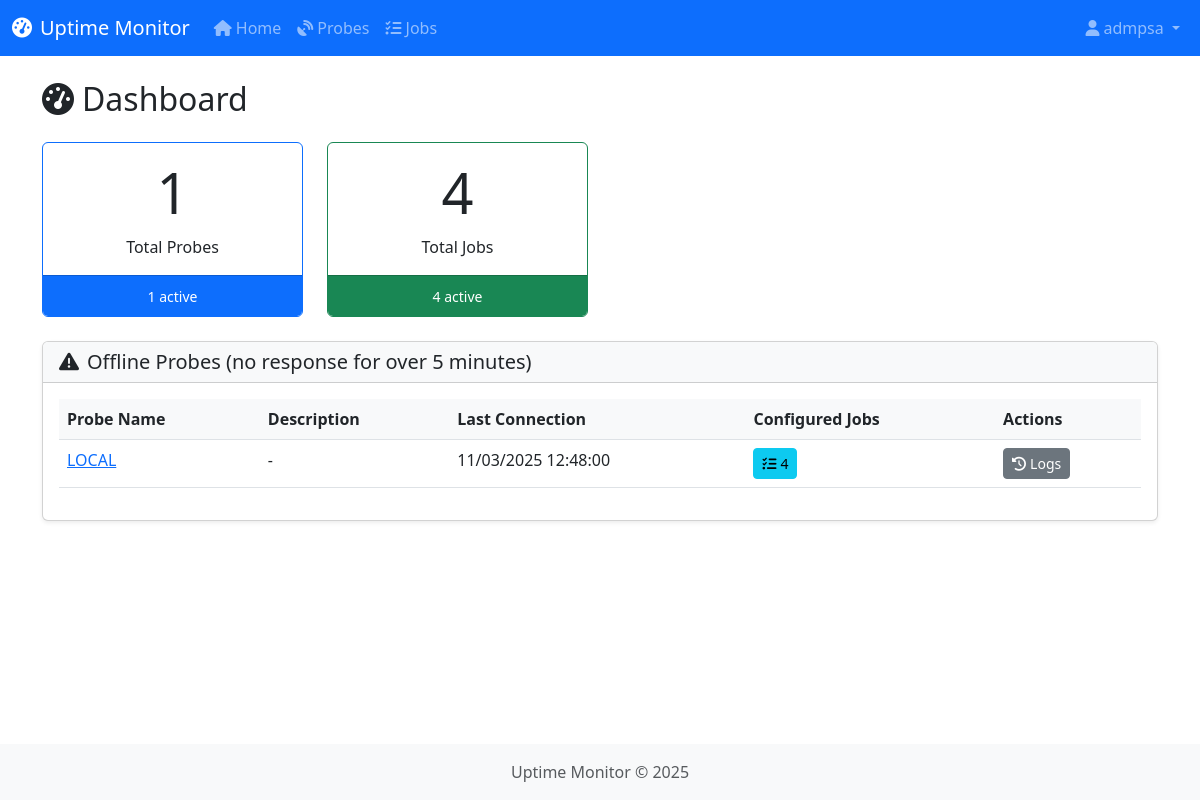
The page / (signed in) on the database its author committed.
### models.py (models this page shows, shortened)
class User(db.Model, UserMixin):
    __tablename__ = 'users'
    id = db.Column(db.Integer, primary_key=True)
    username = db.Column(db.String(64), unique=True, nullable=False)
    email = db.Column(db.String(120), unique=True, nullable=False)
    password_hash = db.Column(db.String(128), nullable=False)
    is_admin = db.Column(db.Boolean, default=False)
    created_at = db.Column(db.DateTime, default=datetime.utcnow)

class Probe(db.Model):
    __tablename__ = 'probes'
    id = db.Column(db.Integer, primary_key=True)
    name = db.Column(db.String(64), nullable=False, unique=True)
    description = db.Column(db.Text)
    api_key = db.Column(db.String(64), unique=True, nullable=False)
    is_active = db.Column(db.Boolean, default=True)
    last_connected = db.Column(db.DateTime, nullable=True)
    last_seen = db.Column(db.DateTime, nullable=True)
    created_at = db.Column(db.DateTime, default=datetime.utcnow)
    updated_at = db.Column(db.DateTime, default=datetime.utcnow, onupdate=datetime.utcnow)
    jobs = db.relationship('Job', backref='probe', lazy='dynamic')

### routes/main.py (the view)
@main_blueprint.route('/')
@login_required
def index():
    probes_count = Probe.query.count()
    active_probes = Probe.query.filter_by(is_active=True).count()
    jobs_count = Job.query.count()
    active_jobs = Job.query.filter_by(is_active=True).count()
    offline_threshold = datetime.utcnow() - timedelta(minutes=5)
    offline_probes = Probe.query.filter(
        db.or_(
            Probe.last_seen < offline_threshold,
            Probe.last_seen == None
        ),
        Probe.is_active == True
    ).all()
    return render_template('index.html',
                           probes_count=probes_count,
                           active_probes=active_probes,
                           jobs_count=jobs_count,
                           active_jobs=active_jobs,
                           offline_probes=offline_probes)

### templates/index.html (shortened to what this page needs)
{% extends "base.html" %}
{% block content %}
<h2 class="mb-4"><i class="fas fa-tachometer-alt me-2"></i>Dashboard</h2>
<div class="row mb-4">
    <div class="col-md-3">
        <div class="card border-primary h-100">
            <div class="card-body text-center">
                <h1 class="display-4">{{ probes_count }}</h1>
                <p class="card-text">Total Probes</p>
            </div>
            <div class="card-footer bg-primary text-white text-center">
                <small>{{ active_probes }} active</small>
            </div>
        </div>
    </div>
    <div class="col-md-3">
        <div class="card border-success h-100">
            <div class="card-body text-center">
                <h1 class="display-4">{{ jobs_count }}</h1>
                <p class="card-text">Total Jobs</p>
            </div>
            <div class="card-footer bg-success text-white text-center">
                <small>{{ active_jobs }} active</small>
            </div>
        </div>
    </div>
</div>
<div class="row">
    <div class="col-md-12">
        <div class="card shadow-sm">
            <div class="card-header bg-light">
                <h5 class="mb-0"><i class="fas fa-exclamation-triangle me-2"></i>Offline Probes (no response for over 5 minutes)</h5>
            </div>
            <div class="card-body">
                <div class="table-responsive">
                    <table class="table table-hover">
                        <thead>
                            <tr>
                                <th>Probe Name</th>
                                <th>Description</th>
                                <th>Last Connection</th>
                                <th>Configured Jobs</th>
                                <th>Actions</th>
                            </tr>
                        </thead>
                        <tbody>
                            {% if offline_probes %}
                                {% for probe in offline_probes %}
                                    <tr>
                                        <td>
                                            <a href="{{ url_for('probes.edit_probe', probe_id=probe.id) }}">
                                                {{ probe.name }}
                                            </a>
                                        </td>
                                        <td>{{ probe.description|truncate(50) if probe.description else "-" }}</td>
                                        <td>
                                            {% if probe.last_seen %}
                                                {{ probe.last_seen.strftime('%d/%m/%Y %H:%M:%S') }}
                                            {% else %}
                                                <span class="text-muted">Never connected</span>
                                            {% endif %}
                                        </td>
                                        <td>
                                            <a href="{{ url_for('probes.probe_jobs', probe_id=probe.id) }}" class="btn btn-sm btn-info" title="View Jobs">
                                                <i class="fas fa-tasks me-1"></i>{{ probe.jobs.count() }}
                                            </a>
                                        </td>
                                        <td>
                                            <a href="{{ url_for('probes.view_probe_logs', probe_id=probe.id) }}" class="btn btn-sm btn-secondary" title="View Connection Logs">
                                                <i class="fas fa-history me-1"></i>Logs
                                            </a>
                                        </td>
                                    </tr>
                                {% endfor %}
                            {% endif %}
                        </tbody>
                    </table>
                </div>
            </div>
        </div>
    </div>
</div>
{% endblock %}

### templates/base.html (shortened to what this page needs)
<!DOCTYPE html>
<html lang="en">
<head>
    <link href="https://cdn.jsdelivr.net/npm/bootstrap@5.3.0-alpha1/dist/css/bootstrap.min.css" rel="stylesheet">
    <link rel="stylesheet" href="https://cdnjs.cloudflare.com/ajax/libs/font-awesome/6.1.1/css/all.min.css">
    <link rel="stylesheet" href="{{ url_for('static', filename='css/style.css') }}">
</head>
<body>
    {% if current_user.is_authenticated %}
    <nav class="navbar navbar-expand-lg navbar-dark bg-primary">
        <div class="container-fluid">
            <a class="navbar-brand" href="{{ url_for('main.index') }}">
                <i class="fas fa-tachometer-alt me-2"></i>Uptime Monitor
            </a>
            <div class="collapse navbar-collapse" id="navbarNav">
                <ul class="navbar-nav">
                    <li class="nav-item">
                        <a class="nav-link" href="{{ url_for('main.index') }}">
                            <i class="fas fa-home me-1"></i>Home
                        </a>
                    </li>
                    <li class="nav-item">
                        <a class="nav-link" href="{{ url_for('probes.list_probes') }}">
                            <i class="fas fa-satellite-dish me-1"></i>Probes
                        </a>
                    </li>
                    <li class="nav-item">
                        <a class="nav-link" href="{{ url_for('jobs.list_jobs') }}">
                            <i class="fas fa-tasks me-1"></i>Jobs
                        </a>
                    </li>
                </ul>
                <ul class="navbar-nav ms-auto">
                    <li class="nav-item dropdown">
                        <a class="nav-link dropdown-toggle" href="#" id="userDropdown" role="button" data-bs-toggle="dropdown">
                            <i class="fas fa-user me-1"></i>{{ current_user.username }}
                        </a>
                    </li>
                </ul>
            </div>
        </div>
    </nav>
    {% endif %}
    <div class="container mt-4">
        {% block content %}{% endblock %}
    </div>
    <footer class="footer mt-auto py-3 bg-light">
        <div class="container text-center">
            <span class="text-muted">Uptime Monitor &copy; 2025</span>
        </div>
    </footer>
</body>
</html>

### static/css/style.css (style rules this page uses)
html, body { height: 100%; }
body { display: flex; flex-direction: column; }
.container { flex: 1 0 auto; }
.footer { flex-shrink: 0; margin-top: 2rem; }
.card { transition: all 0.3s; }
.table th { background-color: #f8f9fa; }

### rows shown on the page
User: username "admpsa"
Probe: name "LOCAL", description "-", last_seen "11/03/2025 12:48:00", jobs.count "4"

### other values the page prints
{{ probes_count }} "1"
{{ active_probes }} "1"
{{ jobs_count }} "4"
{{ active_jobs }} "4"
